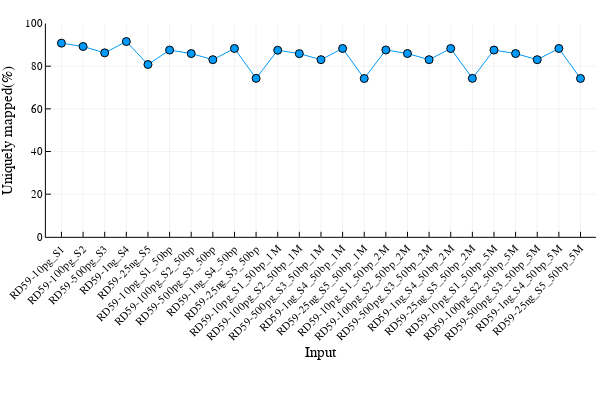

Notebook cell for this chart:
### Markdown cell above
# Plots of S59

### Code cell
#uniquely_mapped
newColumn = parse.(Float64, replace.(rd59_df[!, "uniquely_mapped"], r"%" => ""))
plot(rd59_df[!, "sample"], 
    newColumn, 
    marker = :circle,
    xlabel = "Input", 
    ylabel = "Uniquely mapped(%)",
    ylim = (0, 100),
    label = false, 
    xrotation = 45, 
    xticks = :all)

### Figure 1 — Plotly figure (JSON) as saved in the notebook; plotly's stock layout.template omitted (floating-point values rounded to 4 significant figures)
{"data": [{"colorbar": {"title": ""}, "legendgroup": "", "line": {"color": "rgba(0, 154, 250, 1.000)", "dash": "solid", "shape": "linear", "width": 1}, "marker": {"color": "rgba(0, 154, 250, 1.000)", "line": {"color": "rgba(0, 0, 0, 1.000)", "width": 1}, "size": 8, "symbol": "circle"}, "mode": "lines+markers", "name": "", "showlegend": false, "type": "scatter", "x": [0.5, 1.5, 2.5, 3.5, 4.5, 5.5, 6.5, 7.5, 8.5, 9.5, 10.5, 11.5, 12.5, 13.5, 14.5, 15.5, 16.5, 17.5, 18.5, 19.5, 20.5, 21.5, 22.5, 23.5, 24.5], "xaxis": "x", "y": [90.81, 89.24, 86.26, 91.56, 80.79, 87.57, 85.92, 83.06, 88.31, 74.3, 87.49, 85.89, 83.07, 88.31, 74.23, 87.61, 85.94, 83.07, 88.29, 74.3, 87.56, 85.92, 83.06, 88.32, 74.27], "yaxis": "y", "zmax": null, "zmin": null}], "layout": {"annotations": [], "height": 400, "legend": {"bgcolor": "rgba(255, 255, 255, 1.000)", "bordercolor": "rgba(0, 0, 0, 1.000)", "borderwidth": 1, "font": {"color": "rgba(0, 0, 0, 1.000)", "family": "sans-serif", "size": 11}, "title": {"font": {"color": "rgba(0, 0, 0, 1.000)", "family": "sans-serif", "size": 15}, "text": ""}, "tracegroupgap": 0, "traceorder": "normal", "x": 1, "xanchor": "auto", "y": 1, "yanchor": "auto"}, "margin": {"b": 20, "l": 0, "r": 0, "t": 20}, "paper_bgcolor": "rgba(255, 255, 255, 1.000)", "plot_bgcolor": "rgba(255, 255, 255, 1.000)", "showlegend": true, "width": 600, "xaxis": {"anchor": "y", "domain": [0.07647, 0.9934], "gridcolor": "rgba(0, 0, 0, 0.100)", "gridwidth": 0.5, "linecolor": "rgba(0, 0, 0, 1.000)", "mirror": false, "range": [-0.22, 25.22], "showgrid": true, "showline": true, "showticklabels": true, "tickangle": -45, "tickcolor": "rgb(0, 0, 0)", "tickfont": {"color": "rgba(0, 0, 0, 1.000)", "family": "sans-serif", "size": 11}, "tickmode": "array", "ticks": "inside", "ticktext": ["RD59-10pg_S1", "RD59-100pg_S2", "RD59-500pg_S3", "RD59-1ng_S4", "RD59-25ng_S5", "RD59-10pg_S1_50bp", "RD59-100pg_S2_50bp", "RD59-500pg_S3_50bp", "RD59-1ng_S4_50bp", "RD59-25ng_S5_50bp", "RD59-10pg_S1_50bp_1M", "RD59-100pg_S2_50bp_1M", "RD59-500pg_S3_50bp_1M", "RD59-1ng_S4_50bp_1M", "RD59-25ng_S5_50bp_1M", "RD59-10pg_S1_50bp_2M", "RD59-100pg_S2_50bp_2M", "RD59-500pg_S3_50bp_2M", "RD59-1ng_S4_50bp_2M", "RD59-25ng_S5_50bp_2M", "RD59-10pg_S1_50bp_5M", "RD59-100pg_S2_50bp_5M", "RD59-500pg_S3_50bp_5M", "RD59-1ng_S4_50bp_5M", "RD59-25ng_S5_50bp_5M"], "tickvals": [0.5, 1.5, 2.5, 3.5, 4.5, 5.5, 6.5, 7.5, 8.5, 9.5, 10.5, 11.5, 12.5, 13.5, 14.5, 15.5, 16.5, 17.5, 18.5, 19.5, 20.5, 21.5, 22.5, 23.5, 24.5], "title": "Input", "titlefont": {"color": "rgba(0, 0, 0, 1.000)", "family": "sans-serif", "size": 15}, "type": "-", "visible": true, "zeroline": false, "zerolinecolor": "rgba(0, 0, 0, 1.000)"}, "yaxis": {"anchor": "x", "domain": [0.3977, 0.9902], "gridcolor": "rgba(0, 0, 0, 0.100)", "gridwidth": 0.5, "linecolor": "rgba(0, 0, 0, 1.000)", "mirror": false, "range": [0, 100], "showgrid": true, "showline": true, "showticklabels": true, "tickangle": 0, "tickcolor": "rgb(0, 0, 0)", "tickfont": {"color": "rgba(0, 0, 0, 1.000)", "family": "sans-serif", "size": 11}, "tickmode": "array", "ticks": "inside", "ticktext": ["0", "20", "40", "60", "80", "100"], "tickvals": [0, 20, 40, 60, 80, 100], "title": "Uniquely mapped(%)", "titlefont": {"color": "rgba(0, 0, 0, 1.000)", "family": "sans-serif", "size": 15}, "type": "-", "visible": true, "zeroline": false, "zerolinecolor": "rgba(0, 0, 0, 1.000)"}}}
